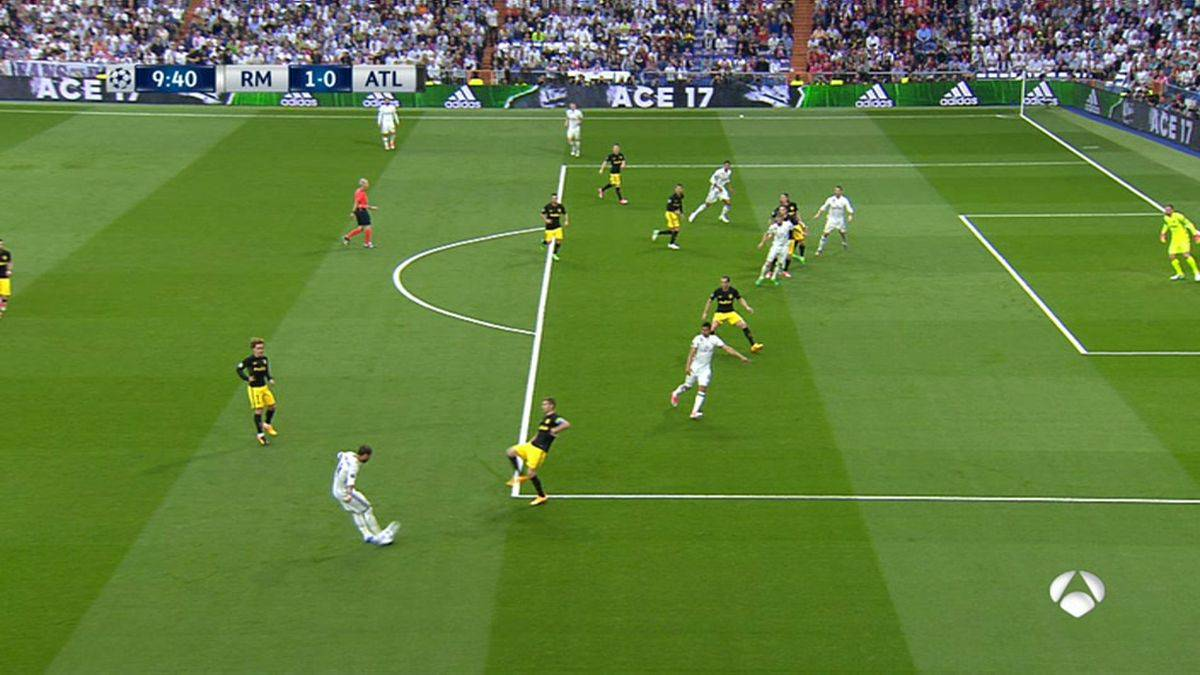
#> input picture img/football1.jpg, 1200 x 675 px
$ python -i utils.py   (imports and definitions only)
#> lines starting #> are read from the running program, lines starting #| are printed output that depends on the picture; after the words box and inside, x2 and y2 are one past the last pixel; in counts of white or black regions, pixels touching at a corner belong together
#> further down, picture is the input picture: shape (675, 1200, 3); mean B, G, R 61.7, 126.6, 97.6
import cv2
import numpy as np
import math


class Line:
    # [66 lines left out: functions __init__, intersection, mouse_handler, get_points, blend_overlay_with_field, not called in this run]

def GetFieldLayer(src_img):
    hsv = cv2.cvtColor(src_img, code=cv2.COLOR_BGR2HSV)
#> hsv: shape (675, 1200, 3); mean H, S, V 53.3, 145.2, 130.1
    # green range
    lower_green = np.array([35, 10, 60])
    upper_green = np.array([65, 255, 255])
    # layer masks
    field_mask = cv2.inRange(hsv, lower_green, upper_green)
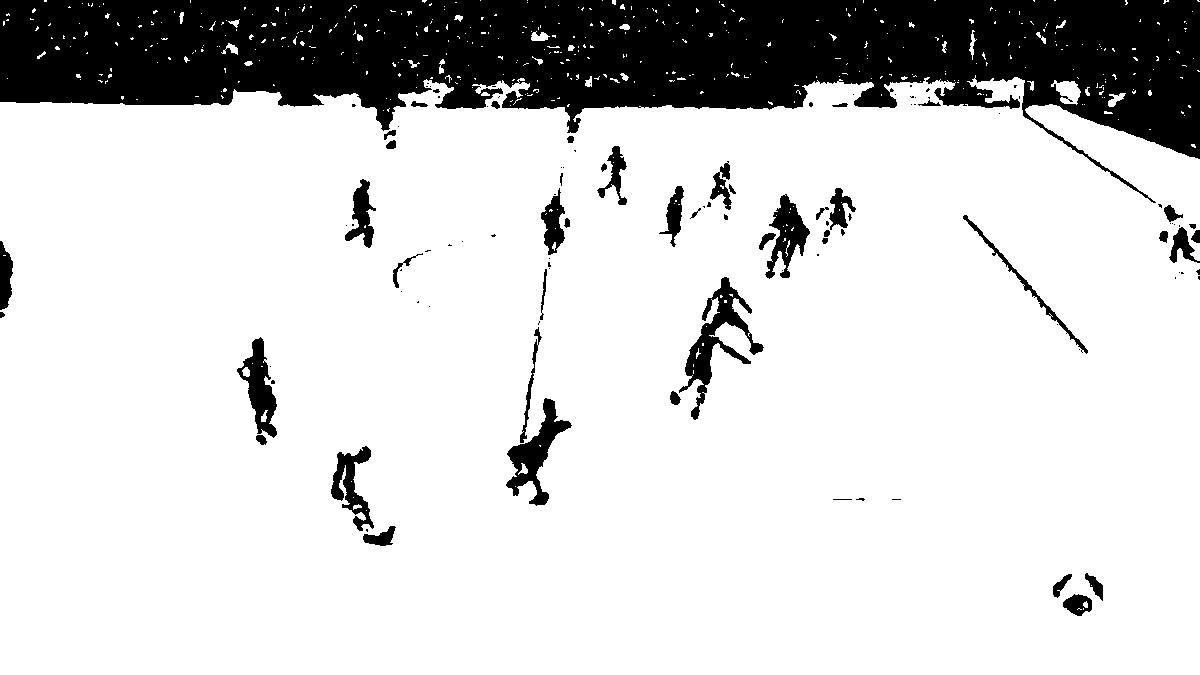
#> field_mask: shape (675, 1200); 82.4% white; 116 black regions (70 under 20 px), largest, box (x1, y1, x2, y2) and area: (0, 0, 1200, 203) 122972, (679, 277, 764, 420) 2942, (506, 398, 572, 506) 2290
    player_mask = cv2.bitwise_not(field_mask)
    # player_mask = cv2.morphologyEx(player_mask, cv2.MORPH_CLOSE, cv2.getStructuringElement(cv2.MORPH_RECT, (5, 5)))
    # extract layers from original image
    field_layer = cv2.bitwise_and(src_img, src_img, mask=field_mask)
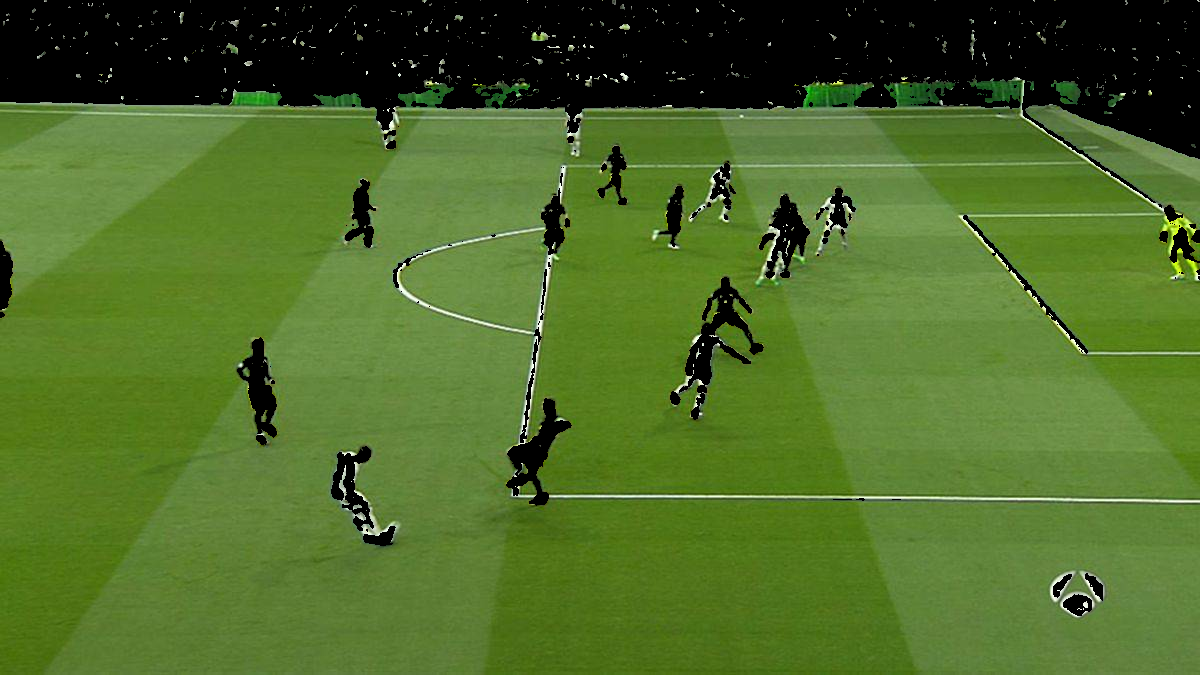
#> field_layer: shape (675, 1200, 3); mean B, G, R 40.8, 107, 77.7
    return field_layer


TWO_PI = 2 * math.pi
# Credits to Rory Daulton
# [61 lines left out: functions isConvex, signedArea, not called in this run]

def isClockwise(pts):
    return signedArea(pts) > 0


# 105x68 Field, origin on the left upper corner, clock-wise order
reference_points_right = np.array([
    # Right penalty area
    [88.5, 13.84], [105, 13.84],
    [105, 54.16], [88.5, 54.16],

    # Right upper corner
    [105, 0]
], dtype=float)

middle_goal_line_right = np.array([105, 34], dtype=float)

>>> import cv2
>>> picture = cv2.imread('../img/football1.jpg')
>>> result = GetFieldLayer(picture)

$ run again, on img/football2.jpg
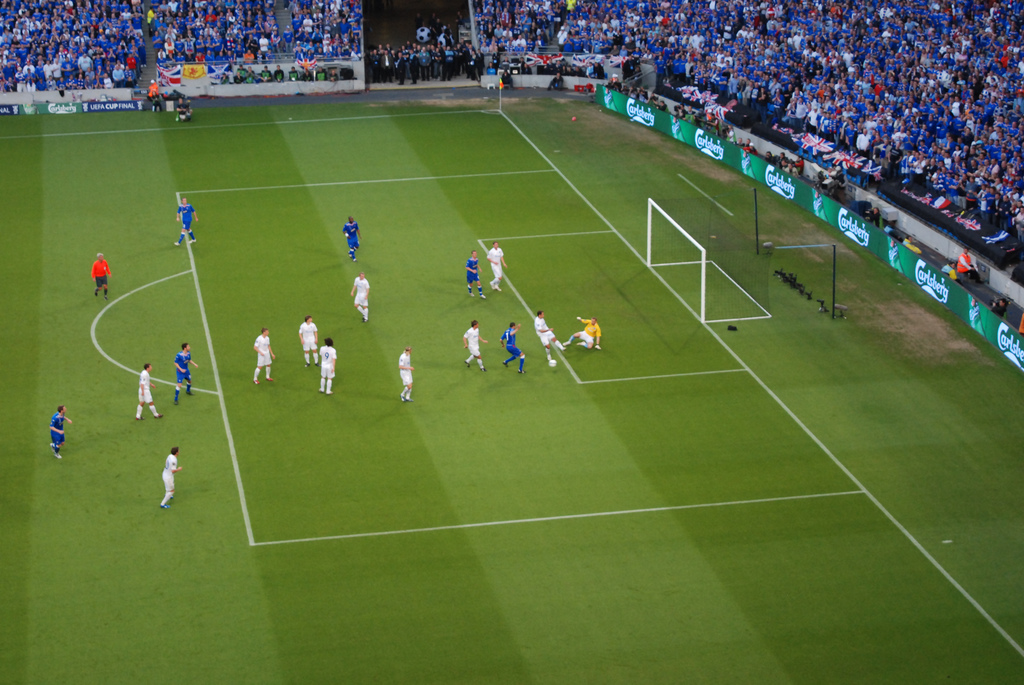
#> input picture img/football2.jpg, 1024 x 685 px
#> picture is the input picture: shape (685, 1024, 3); mean B, G, R 60.9, 109.3, 90.4
#> hsv: shape (685, 1024, 3); mean H, S, V 57.1, 143.7, 116.7
#> in GetFieldLayer, `field_mask = cv2.inRange(hsv, lower_green, upper_green)`:
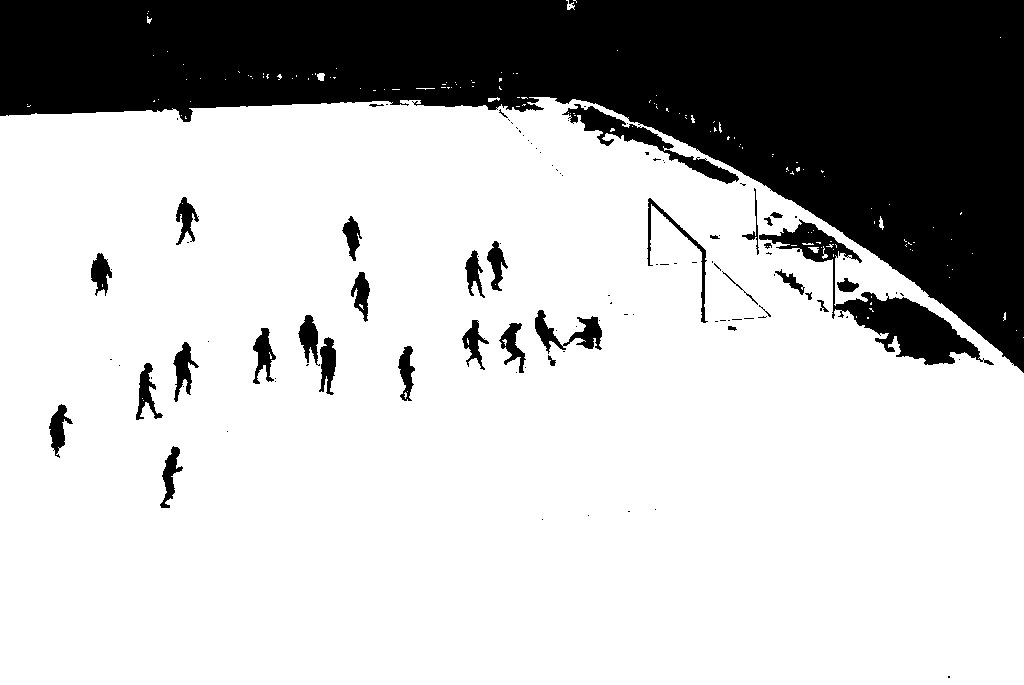
#> field_mask: shape (685, 1024); 74.4% white; 109 black regions (73 under 20 px), largest, box (x1, y1, x2, y2) and area: (0, 0, 1024, 373) 158142, (759, 219, 994, 365) 6842, (562, 104, 739, 184) 2464
#> in GetFieldLayer, `field_layer = cv2.bitwise_and(src_img, src_img, mask=field_mask)`:
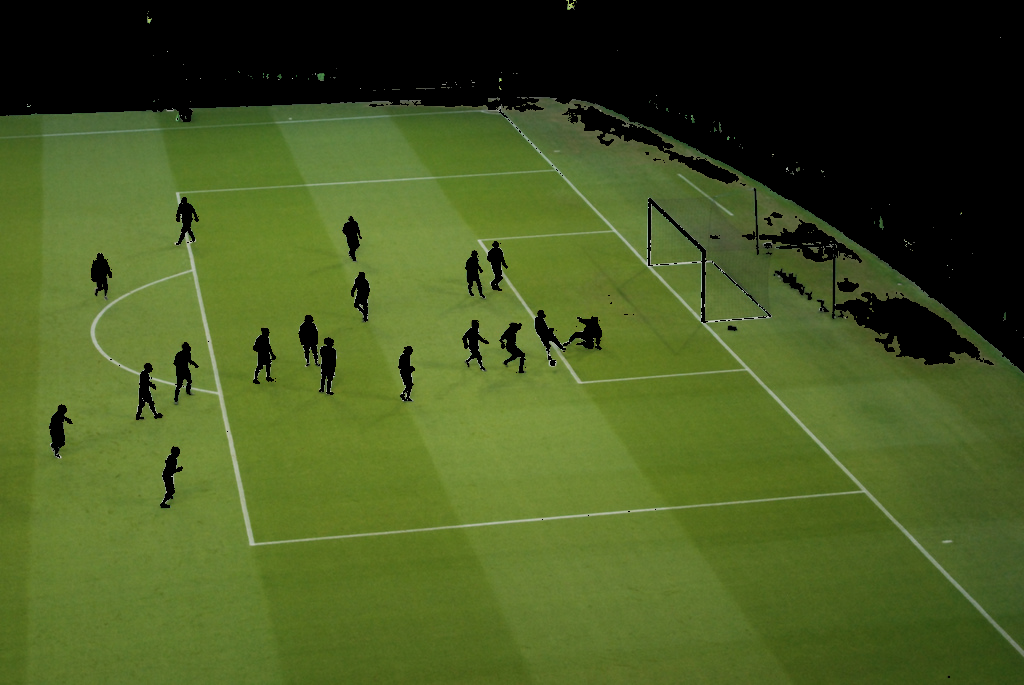
#> field_layer: shape (685, 1024, 3); mean B, G, R 34, 87.7, 70.5

$ run again, on img/football2.png
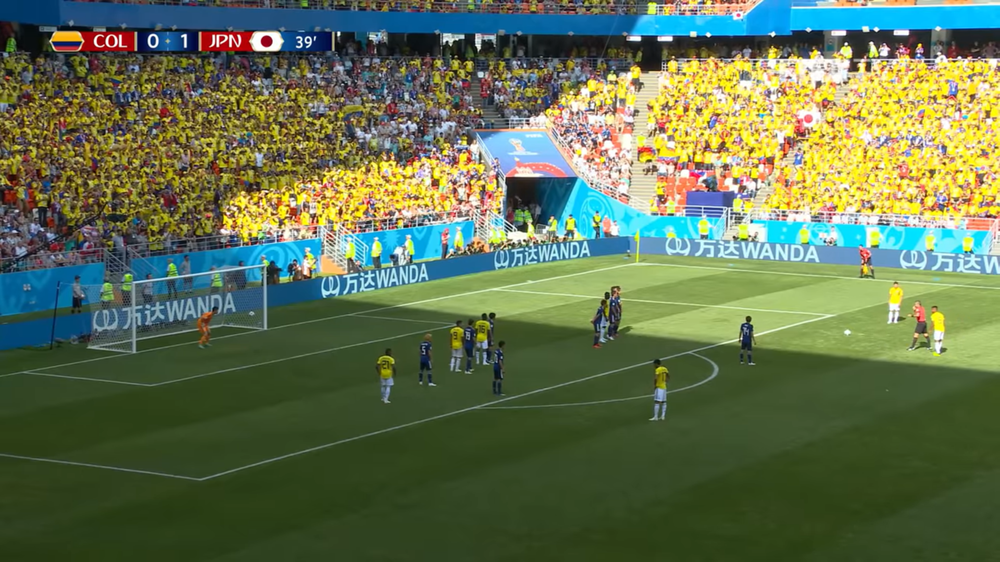
#> input picture img/football2.png, 1000 x 562 px, shrunk from 1920 x 1080 before the run
#> picture is the input picture: shape (562, 1000, 3); mean B, G, R 80.7, 113.6, 98.3
#> hsv: shape (562, 1000, 3); mean H, S, V 54.6, 128.4, 126.3
#> in GetFieldLayer, `field_mask = cv2.inRange(hsv, lower_green, upper_green)`:
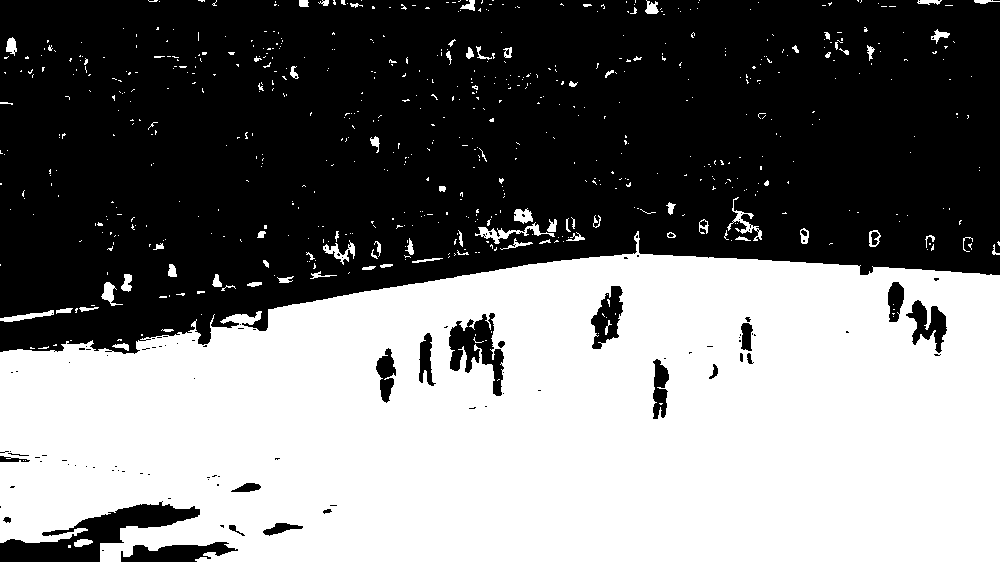
#> field_mask: shape (562, 1000); 47.3% white; 664 white regions (582 under 20 px), largest, box (x1, y1, x2, y2) and area: (0, 231, 1000, 562) 258441, (475, 222, 555, 244) 432, (727, 197, 762, 241) 308
#> in GetFieldLayer, `field_layer = cv2.bitwise_and(src_img, src_img, mask=field_mask)`:
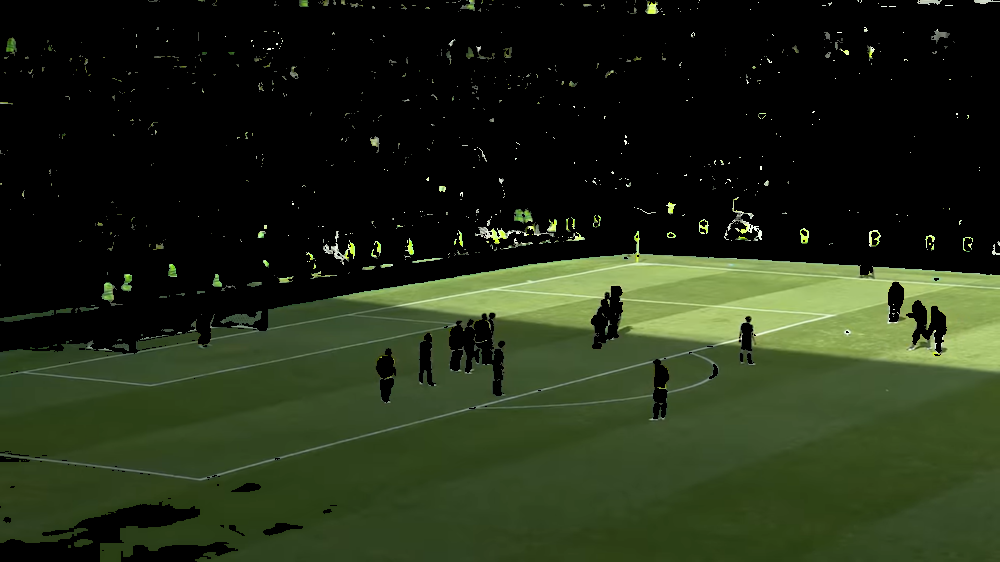
#> field_layer: shape (562, 1000, 3); mean B, G, R 22.8, 43.6, 34.1

$ run again, on img/football3.png
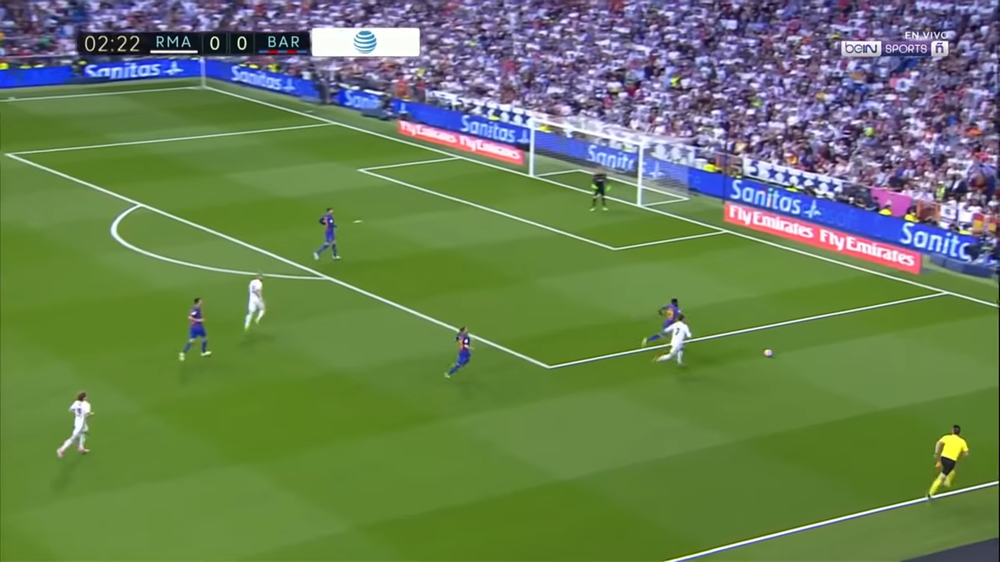
#> input picture img/football3.png, 1000 x 562 px, shrunk from 1920 x 1080 before the run
#> picture is the input picture: shape (562, 1000, 3); mean B, G, R 85.2, 126.8, 104.5
#> hsv: shape (562, 1000, 3); mean H, S, V 67.3, 131.2, 140.8
#> in GetFieldLayer, `field_mask = cv2.inRange(hsv, lower_green, upper_green)`:
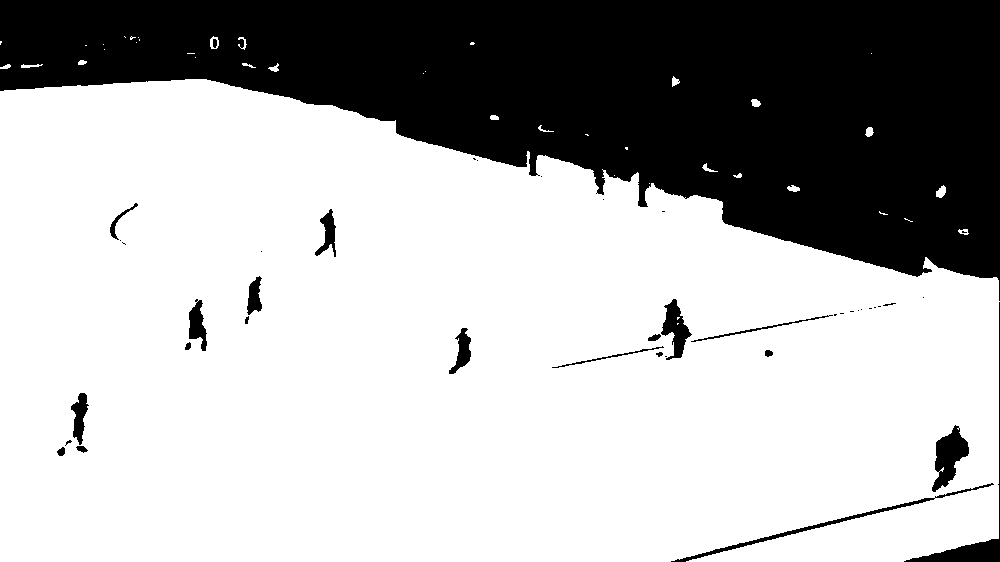
#> field_mask: shape (562, 1000); 69.7% white; 42 black regions (21 under 20 px), largest, box (x1, y1, x2, y2) and area: (0, 0, 1000, 301) 162048, (904, 302, 1000, 562) 1458, (932, 425, 969, 492) 1263
#> in GetFieldLayer, `field_layer = cv2.bitwise_and(src_img, src_img, mask=field_mask)`:
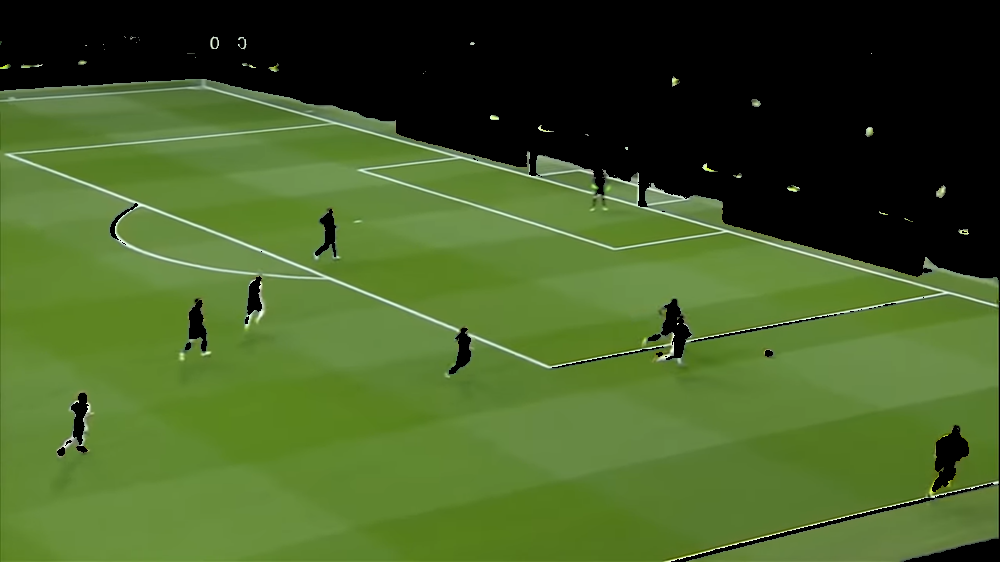
#> field_layer: shape (562, 1000, 3); mean B, G, R 39, 93.2, 68.7
